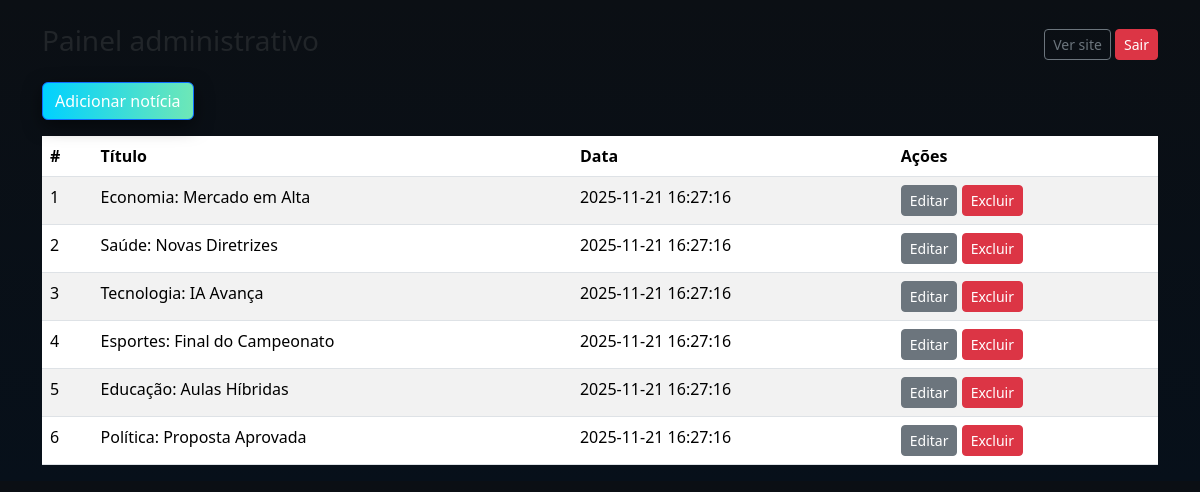
/admin.php (signed in), run on the app's committed database.
### tables this page shows
CREATE TABLE news (
  id INTEGER PRIMARY KEY AUTOINCREMENT,
  title TEXT,
  summary TEXT,
  content TEXT,
  image TEXT,
  created_at DATETIME DEFAULT CURRENT_TIMESTAMP
);

### admin.php (the view, shortened to what this page needs)
<?php
$pdo = getPDO();
$items = $pdo->query('SELECT * FROM news ORDER BY created_at DESC')->fetchAll(PDO::FETCH_ASSOC);
?>
<!doctype html><html><head>
  <link href="https://cdn.jsdelivr.net/npm/bootstrap@5.3.2/dist/css/bootstrap.min.css" rel="stylesheet">
  <link href="/assets/css/dark.css" rel="stylesheet">
<link href="https://cdn.jsdelivr.net/npm/bootstrap@5.3.2/dist/css/bootstrap.min.css" rel="stylesheet"></head>
<body>
<div class="container mt-4">
  <div class="d-flex justify-content-between align-items-center mb-3">
    <h3>Painel administrativo</h3>
    <div>
      <a class="btn btn-sm btn-outline-secondary" href="index.php">Ver site</a>
      <a class="btn btn-sm btn-danger" href="logout.php">Sair</a>
    </div>
  </div>
  <a class="btn btn-primary mb-3" href="add.php">Adicionar notícia</a>
  <table class="table table-striped">
    <thead><tr><th>#</th><th>Título</th><th>Data</th><th>Ações</th></tr></thead>
    <tbody>
    <?php foreach($items as $row): ?>
      <tr>
        <td><?php echo $row['id']; ?></td>
        <td><?php echo htmlspecialchars($row['title']); ?></td>
        <td><?php echo $row['created_at']; ?></td>
        <td>
          <a class="btn btn-sm btn-secondary" href="edit.php?id=<?php echo $row['id']; ?>">Editar</a>
          <a class="btn btn-sm btn-danger" href="delete.php?id=<?php echo $row['id']; ?>" onclick="return confirm('Excluir?')">Excluir</a>
        </td>
      </tr>
    <?php endforeach; ?>
    </tbody>
  </table>
</div>
</body></html>

### assets/css/dark.css (style rules this page uses)
:root { --bg:#0b0f14; --card:#0f1720; --muted:#9aa4b2; --accent:#00d1ff; --glass: rgba(255,255,255,0.03); }
body { background: linear-gradient(180deg, var(--bg) 0%, #07101a 100%); color: #e6eef6; font-family: 'Inter', system-ui, -apple-system, 'Segoe UI', Roboto, 'Helvetica Neue', Arial; -webkit-font-smoothing:antialiased; -moz-osx-font-smoothing:grayscale; }
.btn-primary { background: linear-gradient(90deg, var(--accent), #6ee7b7); border: none; box-shadow: 0 6px 18px rgba(0,0,0,0.5); }

### data on the page
news: id "1", title "Economia: Mercado em Alta", created_at "2025-11-21 16:27:16"
news: id "2", title "Saúde: Novas Diretrizes", created_at "2025-11-21 16:27:16"
news: id "3", title "Tecnologia: IA Avança", created_at "2025-11-21 16:27:16"
news: id "4", title "Esportes: Final do Campeonato", created_at "2025-11-21 16:27:16"
news: id "5", title "Educação: Aulas Híbridas", created_at "2025-11-21 16:27:16"
news: id "6", title "Política: Proposta Aprovada", created_at "2025-11-21 16:27:16"
